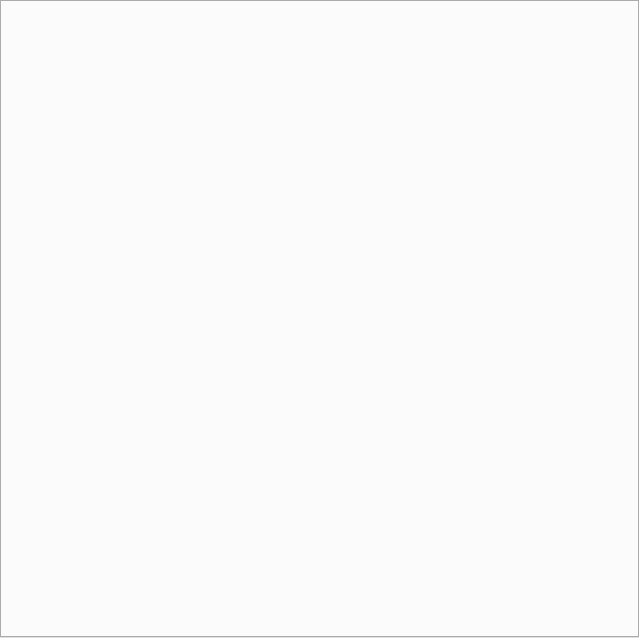
<?xml version="1.0" encoding="UTF-8"?>
<ui version="4.0">
 <class>CodeEditorWindow</class>
 <widget class="QWidget" name="CodeEditorWindow">
  <property name="geometry">
   <rect>
    <x>0</x>
    <y>0</y>
    <width>639</width>
    <height>638</height>
   </rect>
  </property>
  <property name="windowTitle">
   <string>CodeEditorWindow</string>
  </property>
  <layout class="QVBoxLayout" name="verticalLayout">
   <property name="spacing">
    <number>0</number>
   </property>
   <property name="leftMargin">
    <number>0</number>
   </property>
   <property name="topMargin">
    <number>0</number>
   </property>
   <property name="rightMargin">
    <number>0</number>
   </property>
   <property name="bottomMargin">
    <number>0</number>
   </property>
   <item>
    <widget class="QTabWidget" name="tabWidget"/>
   </item>
  </layout>
 </widget>
 <layoutdefault spacing="6" margin="11"/>
 <resources/>
 <connections/>
</ui>
